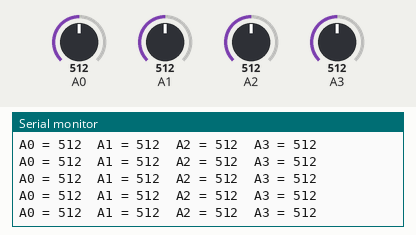
A sketch run on a simulated Arduino Uno, built with avr-gcc and run on an emulated ATmega328P. Parts: the last lines printed to the serial monitor. Inputs (shaded band) come from the test bench; at power-on: A1 = 512, A0 = 512, A2 = 512, A3 = 512.

Above: at 2.7 s.
2.8 s: A1 set to 104
At 2.84 s:
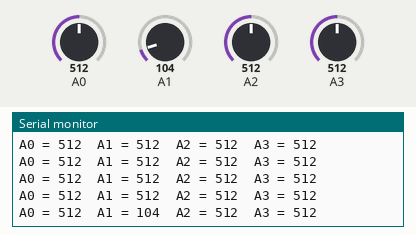
5.8 s: A1 set to 89
At 5.88 s:
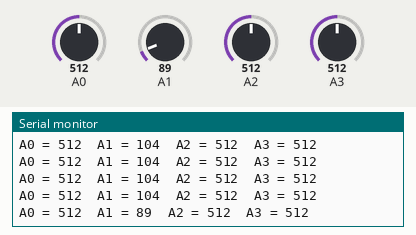
Timing chart, 0 to 8.8 s (numbered marks = the images above; inputs shaded):
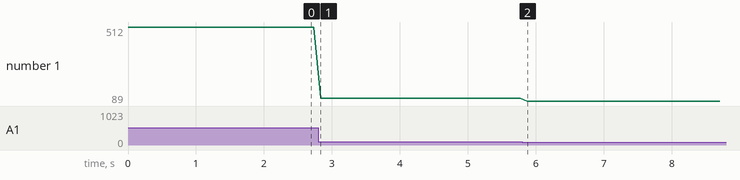

The sketch:

TestingPotentiometers.ino
```cpp
void setup() {
  // initialize serial communications at 9600 bps:
  Serial.begin(9600);
}

void loop() {
  Serial.print("A0 = ");
  Serial.print(analogRead(A0));

  Serial.print("  A1 = ");
  Serial.print(analogRead(A1));

  Serial.print("  A2 = ");
  Serial.print(analogRead(A2));

  Serial.print("  A3 = ");
  Serial.println(analogRead(A3));

  delay(100);
}
```

Measured:
- after the input at 2.8 s, the serial monitor: prints a new line at once (image 1)
- after the input at 5.8 s, the serial monitor: prints a new line after 0.07 s (image 2)
- plotted number 1: 512 → 104 after the input at 2.8 s, 104 → 89 after the input at 5.8 s
